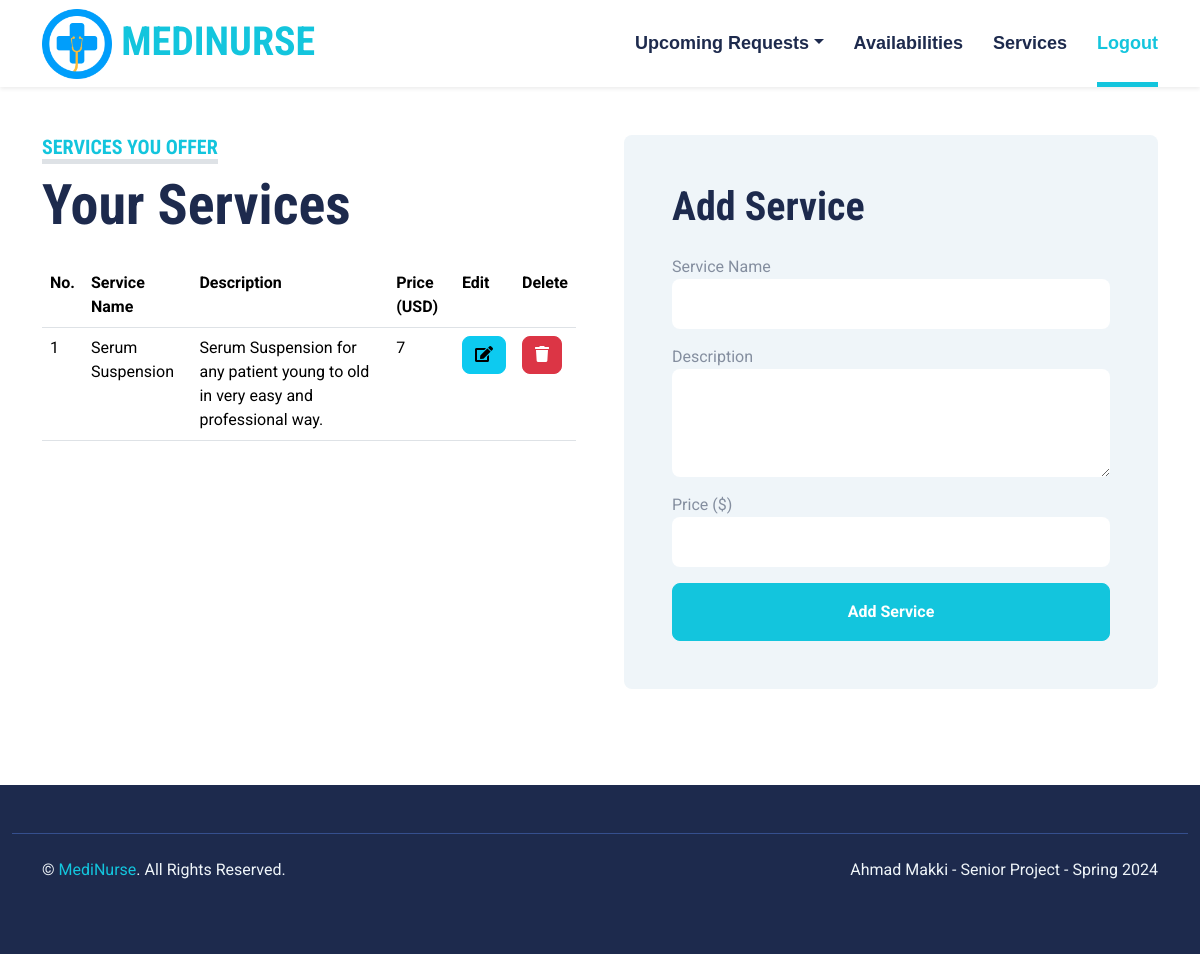
The app's page /nurses/services.php with its own data.
### tables this page shows
CREATE TABLE IF NOT EXISTS `services` (
  `serviceID` int(11) NOT NULL AUTO_INCREMENT,
  `name` varchar(1000) NOT NULL,
  `description` text NOT NULL,
  `price` int(11) NOT NULL,
  `nurseID` int(11) NOT NULL,
  PRIMARY KEY (`serviceID`)
);

### nurses/services.php (the view, shortened to what this page needs)
<?php include "head.php"; ?>
<body>
<?php include "navbar.php"; ?>
<div class="container-fluid py-5">
        <div class="container">
            <div class="row gx-5">
                <div class="col-lg-6 mb-5 mb-lg-0">
                    <div class="mb-4">
                        <h5 class="d-inline-block text-primary text-uppercase border-bottom border-5">Services you Offer</h5>
                        <h1 class="display-4">Your Services</h1>
                    </div>
                    <table class="table table-hover" style="color:black">
			<tr>
				<th>No.</th>
				<th>Service Name</th>
				<th>Description</th>
				<th>Price (USD)</th>
                <th>Edit</th>
                <th>Delete</th>
			</tr>
<?php
$result = mysqli_query($con,"SELECT * FROM services ORDER BY serviceID ASC");
if(mysqli_num_rows($result)>0){  $n=1;
while($row = mysqli_fetch_array($result)){
?>
				<td><?php echo $n ?></td>
                <td><?php echo $row['name'] ?></td>
                <td><?php echo $row['description'] ?></td>
                <td><?php echo $row['price'] ?></td>
                <td><a href='edit-service.php?id=<?php echo $row['serviceID'] ?>' class='btn btn-info btn-xs'><i class="fa fa-edit"></i></a></td>
                <td><a href='delete-service.php?id=<?php echo $row['serviceID'] ?>' class='btn btn-danger btn-xs'><i class="fa fa-trash"></i></a></td>
                <?php $n++; }} else {echo "No Services Found";}?>
		    </table>
            </div>
                <div class="col-lg-6">
                    <div class="bg-light  rounded p-5">
                        <h1 class="mb-4">Add Service</h1>
                        <form action="save-service.php" method="POST">
                            <div class="row g-3">
                                <div class="col-12 col-sm-12">
                                    <label>Service Name</label>
                                    <input name="name" type="text" class="form-control bg-white border-0" style="height:50px;">
                                </div>
                                <div class="col-12 col-sm-12">
                                    <label>Description</label>
                                    <textarea name="description" class="form-control bg-white border-0" rows="4"></textarea>
                                </div>
                                <div class="col-12 col-sm-12">
                                    <label>Price ($)</label>
                                    <input name="price" type="number" class="form-control bg-white border-0" style="height: 50px;">
                                </div>
                                <div class="col-12">
                                    <button class="btn btn-primary w-100 py-3" type="submit">Add Service</button>
                                </div>
                            </div>
                        </form>
                    </div>
                </div>
            </div>
        </div>
    </div>
<?php include "footer.php"; ?>

### css/style.css (style rules this page uses)
:root { --primary: #13C5DD; --secondary: #354F8E; --light: #EFF5F9; --dark: #1D2A4D; }
.btn { font-weight: 700; transition: .5s; }
.btn-primary { color: #FFFFFF; }

### records on screen
services: name "Serum Suspension", description "Serum Suspension for any patient young to old in very easy and professional way.", price "7"
